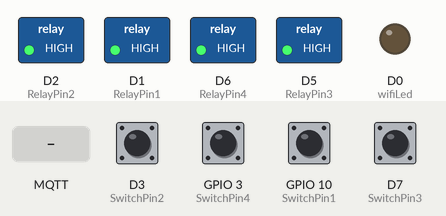
Recording of a sketch running on a simulated ESP8266 (NodeMCU). Parts: switched loads named in the sketch (green lamp = pin HIGH), output pins drawn as LEDs (lit = HIGH). Dashed ring = blinking. The test bench sets the inputs (shaded band); at power-on: D3 (SwitchPin2), D7 (SwitchPin3), GPIO 3 (SwitchPin4), GPIO 10 (SwitchPin1) HIGH. WiFi joins after 1.5 s; servers stay silent unless stated; random numbers use the default seed unless the sketch sets one; no MQTT or app messages arrive unless stated; what the sketch prints to the serial monitor is not drawn.

Above: at 2.7 s.
2.8 s: D3 (SwitchPin2) pulled LOW for 1 s
At 3.21 s:
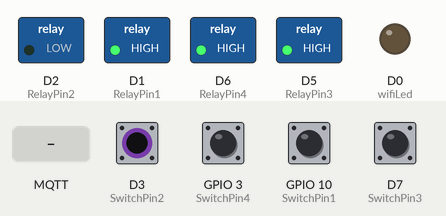
5.4 s: MQTT message "0" arrives on the first subscribed topic
At 6.5 s:
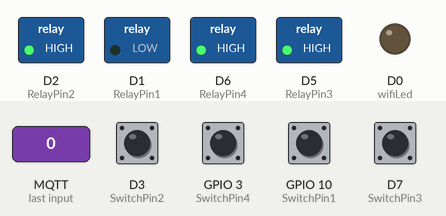
6.9 s: GPIO 3 (SwitchPin4) pulled LOW for 0.15 s
At 7.9 s:
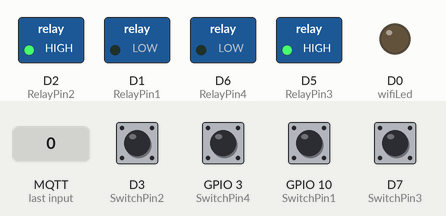
8.6 s: GPIO 10 (SwitchPin1) pulled LOW for 0.15 s
At 9.3 s:
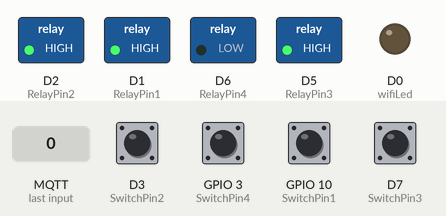
10.3 s: D7 (SwitchPin3) pulled LOW for 0.15 s
At 11.7 s:
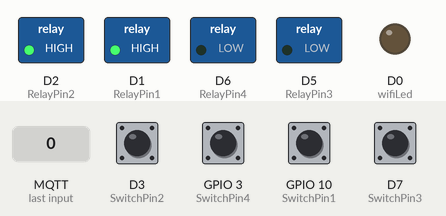
12.0 s: D3 (SwitchPin2) pulled LOW for 0.15 s
At 13.3 s:
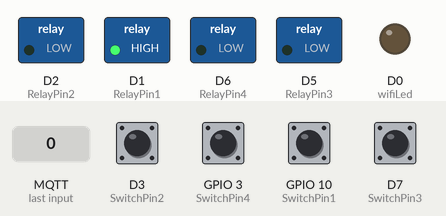
Timing chart, 0 to 14.7 s (numbered marks = the images above; inputs shaded):
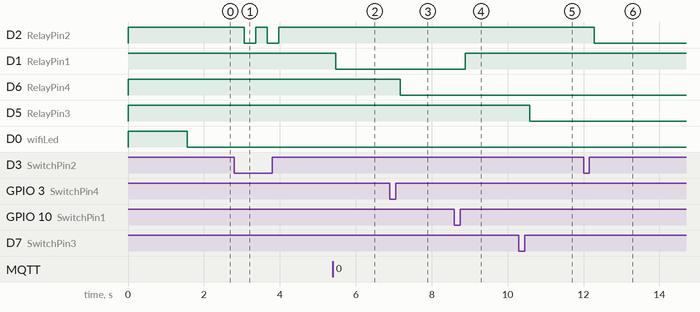

The sketch:

Code_NodeMCU_MQTT_Client_Reyax.ino
```cpp
/**********************************************************************************
 *  TITLE: ESP8266(NodeMCU) MQTT(Reyax RYC1001) + Manual(Push Button) control 4-Relays with feedback
 *  Add the following 3rd party board manager under: "File -> Preferences -> Additional Boards Manager URLs"
 *  https://dl.espressif.com/dl/package_esp32_index.json, http://arduino.esp8266.com/stable/package_esp8266com_index.json
 *  Download Board ESP8266: https://github.com/esp8266/Arduino
 *  Download the libraries
 *  PubSubClient Library: https://github.com/knolleary/pubsubclient/releases/tag/v2.8
 *  Install the libraries at Arduino IDE -> Sketch - Include Library -> Add Zip Library
 **********************************************************************************/

#include <ESP8266WiFi.h>
#include <PubSubClient.h>

// Relays
#define RelayPin1 D1  //D1
#define RelayPin2 D2  //D2
#define RelayPin3 D5  //D5
#define RelayPin4 D6  //D6

// Switches
#define SwitchPin1 10  //SD3
#define SwitchPin2 D3   //D3
#define SwitchPin3 D7  //D7
#define SwitchPin4 3   //RX

//WiFi Status LED
#define wifiLed    D0   //D0

int toggleState_1 = 1; //Define integer to remember the toggle state for relay 1
int toggleState_2 = 1; //Define integer to remember the toggle state for relay 2
int toggleState_3 = 1; //Define integer to remember the toggle state for relay 3
int toggleState_4 = 1; //Define integer to remember the toggle state for relay 4

// Update these with values suitable for your network.

const char* ssid = "WiFi Name"; //WiFI Name
const char* password = "WiFi Password"; //WiFi Password
const char* mqtt_server = "iot.reyax.com";

String username = "Reyax_UserID"; //Reyax Useename
String pass = "Reyax_Password"; //Reyax Password

#define sub1 "switch1"
#define sub2 "switch2"
#define sub3 "switch3"
#define sub4 "switch4"

#define pub1 "switch1_status"
#define pub2 "switch2_status"
#define pub3 "switch3_status"
#define pub4 "switch4_status"

WiFiClient espClient;
PubSubClient client(espClient);
unsigned long lastMsg = 0;
#define MSG_BUFFER_SIZE  (50)
char msg[MSG_BUFFER_SIZE];
int value = 0;

void setup_wifi() {
  delay(10);
  // We start by connecting to a WiFi network
  Serial.println();
  Serial.print("Connecting to ");
  Serial.println(ssid);

  WiFi.mode(WIFI_STA);
  WiFi.begin(ssid, password);

  while (WiFi.status() != WL_CONNECTED) {
    delay(500);
    Serial.print(".");
  }
  randomSeed(micros());

  Serial.println("");
  Serial.println("WiFi connected");
  Serial.println("IP address: ");
  Serial.println(WiFi.localIP());
}

void reconnect() {
  // Loop until we're reconnected
  while (!client.connected()) {
    Serial.print("Attempting MQTT connection...");
    // Create a random client ID
    String clientId = "ESP8266Client-";
    clientId += String(random(0xffff), HEX);
    // Attempt to connect
    if (client.connect(clientId.c_str()), username, pass) {
      Serial.println("connected");
      // ... and resubscribe
      client.subscribe(sub1);
      client.subscribe(sub2);
      client.subscribe(sub3);
      client.subscribe(sub4);
    }
    else {
      Serial.print("failed, rc=");
      Serial.print(client.state());
      Serial.println(" try again in 5 seconds");
      // Wait 5 seconds before retrying
      delay(5000);
    }
  }
}

void callback(char* topic, byte* payload, unsigned int length) {
  Serial.print("Message arrived [");
  Serial.print(topic);
  Serial.print("] ");

  if (strstr(topic, sub1))
  {
    for (int i = 0; i < length; i++) {
      Serial.print((char)payload[i]);
    }
    Serial.println();
    // Switch on the LED if an 1 was received as first character
    if ((char)payload[0] == '0') {
      digitalWrite(RelayPin1, LOW);   // Turn the LED on (Note that LOW is the voltage level
      toggleState_1 = 0;
    } else {
      digitalWrite(RelayPin1, HIGH);  // Turn the LED off by making the voltage HIGH
      toggleState_1 = 1;
    }
  }

  else if ( strstr(topic, sub2))
  {
    for (int i = 0; i < length; i++) {
      Serial.print((char)payload[i]);
    }
    Serial.println();
    // Switch on the LED if an 1 was received as first character
    if ((char)payload[0] == '0') {
      digitalWrite(RelayPin2, LOW);   // Turn the LED on (Note that LOW is the voltage level
      toggleState_2 = 0;
    } else {
      digitalWrite(RelayPin2, HIGH);  // Turn the LED off by making the voltage HIGH
      toggleState_2 = 1;
    }
  }
  else if ( strstr(topic, sub3))
  {
    for (int i = 0; i < length; i++) {
      Serial.print((char)payload[i]);
    }
    Serial.println();
    // Switch on the LED if an 1 was received as first character
    if ((char)payload[0] == '0') {
      digitalWrite(RelayPin3, LOW);   // Turn the LED on (Note that LOW is the voltage level
      toggleState_3 = 0;
    } else {
      digitalWrite(RelayPin3, HIGH);  // Turn the LED off by making the voltage HIGH
      toggleState_3 = 1;
    }
  }
  else if ( strstr(topic, sub4))
  {
    for (int i = 0; i < length; i++) {
      Serial.print((char)payload[i]);
    }
    Serial.println();
    // Switch on the LED if an 1 was received as first character
    if ((char)payload[0] == '0') {
      digitalWrite(RelayPin4, LOW);   // Turn the LED on (Note that LOW is the voltage level
      toggleState_4 = 0;
    } else {
      digitalWrite(RelayPin4, HIGH);  // Turn the LED off by making the voltage HIGH
      toggleState_4 = 1;
    }
  }
  else
  {
    Serial.println("unsubscribed topic");
  }
}

void manual_control(){
    //Manual Switch Control
    if (digitalRead(SwitchPin1) == LOW){
      delay(200);
      if(toggleState_1 == 1){
        digitalWrite(RelayPin1, LOW); // turn on relay 1
        toggleState_1 = 0;
        client.publish(pub1, "0");
        Serial.println("Device1 ON");
        }
      else{
        digitalWrite(RelayPin1, HIGH); // turn off relay 1
        toggleState_1 = 1;
        client.publish(pub1, "1");
        Serial.println("Device1 OFF");
        }
     }
    else if (digitalRead(SwitchPin2) == LOW){
      delay(200);
      if(toggleState_2 == 1){
        digitalWrite(RelayPin2, LOW); // turn on relay 2
        toggleState_2 = 0;
        client.publish(pub2, "0");
        Serial.println("Device2 ON");
        }
      else{
        digitalWrite(RelayPin2, HIGH); // turn off relay 2
        toggleState_2 = 1;
        client.publish(pub2, "1");
        Serial.println("Device2 OFF");
        }
    }
    else if (digitalRead(SwitchPin3) == LOW){
      delay(200);
      if(toggleState_3 == 1){
        digitalWrite(RelayPin3, LOW); // turn on relay 3
        toggleState_3 = 0;
        client.publish(pub3, "0");
        Serial.println("Device3 ON");
        }
      else{
        digitalWrite(RelayPin3, HIGH); // turn off relay 3
        toggleState_3 = 1;
        client.publish(pub3, "1");
        Serial.println("Device3 OFF");
        }
    }
    else if (digitalRead(SwitchPin4) == LOW){
      delay(200);
      if(toggleState_4 == 1){
        digitalWrite(RelayPin4, LOW); // turn on relay 4
        toggleState_4 = 0;
        client.publish(pub4, "0");
        Serial.println("Device4 ON");
        }
      else{
        digitalWrite(RelayPin4, HIGH); // turn off relay 4
        toggleState_4 = 1;
        client.publish(pub4, "1");
        Serial.println("Device4 OFF");
        }
    }
    delay(100);
}

void setup() {
  Serial.begin(115200);

  pinMode(RelayPin1, OUTPUT);
  pinMode(RelayPin2, OUTPUT);
  pinMode(RelayPin3, OUTPUT);
  pinMode(RelayPin4, OUTPUT);

  pinMode(SwitchPin1, INPUT_PULLUP);
  pinMode(SwitchPin2, INPUT_PULLUP);
  pinMode(SwitchPin3, INPUT_PULLUP);
  pinMode(SwitchPin4, INPUT_PULLUP);

  pinMode(wifiLed, OUTPUT);

  //During Starting all Relays should TURN OFF
  digitalWrite(RelayPin1, HIGH);
  digitalWrite(RelayPin2, HIGH);
  digitalWrite(RelayPin3, HIGH);
  digitalWrite(RelayPin4, HIGH);

  //During Starting WiFi LED should TURN OFF
  digitalWrite(wifiLed, HIGH);

  setup_wifi();
  client.setServer(mqtt_server, 1883);
  client.setCallback(callback);
}

void loop() {
  if (!client.connected()) {
    digitalWrite(wifiLed, HIGH);
    reconnect();
  }
  else{
    digitalWrite(wifiLed, LOW);
    manual_control();
  }
  client.loop();
}
```

Measured:
- after the input at 2.8 s, D2 (RelayPin2): alternates HIGH for 0.30 s and LOW for 0.30 s, 4 changes in all, then stays HIGH, starting after 0.27 s
- after the input at 5.4 s, D1 (RelayPin1): HIGH → LOW after 0.07 s
- after the input at 6.9 s, D6 (RelayPin4): HIGH → LOW after 0.28 s
- after the input at 8.6 s, D1 (RelayPin1): LOW → HIGH after 0.28 s
- after the input at 10.3 s, D5 (RelayPin3): HIGH → LOW after 0.28 s
- after the input at 12.0 s, D2 (RelayPin2): HIGH → LOW after 0.29 s
